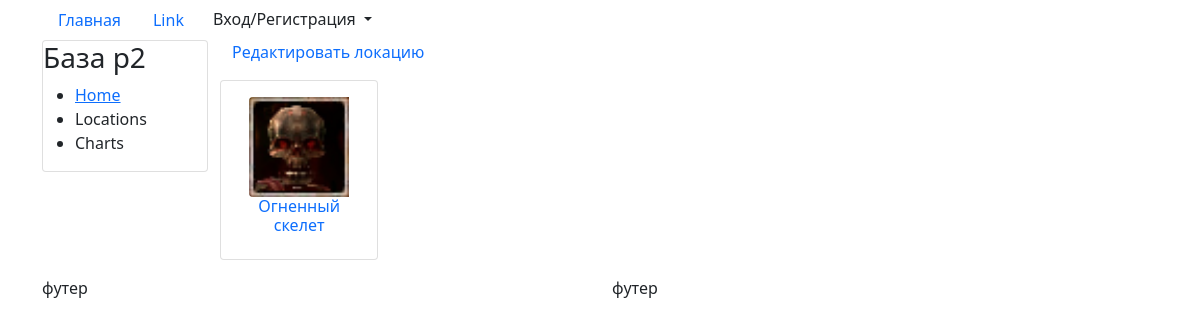
/location/fire_tower/, run on the app's committed database.
### items/models.py (models this page shows, shortened)
class Monster(models.Model):
    name = models.CharField(verbose_name="Название", max_length=150)
    description = models.TextField("Описание", null=True, blank=True)
    monster_img = models.FileField("Изображение",
                                   upload_to="media/monsters",
                                   default=DEFAULT_IMG)
    url = models.SlugField("Ссылка", max_length=250, unique=True)
    locations = models.ManyToManyField(Location,
                                       verbose_name="Локация",
                                       related_name="monsters_in_location")
    user = models.ForeignKey(User, on_delete=models.CASCADE)
    class Meta:
        verbose_name = "Монстр"
        verbose_name_plural = "Монстры"

### items/views.py (the view)
class MonstersInLocation(ListView):
    model = Monster
    template_name = 'items/location_detail.html'
    context_object_name = 'monsters'
    def get_context_data(self, **kwargs):
        context = super().get_context_data(**kwargs)
        context['title'] = Location.objects.get(url=self.kwargs['slug'])
        return context
    def get_queryset(self):
        slug = Location.objects.get(url=self.kwargs['slug'])
        if slug:
            return Monster.objects.filter(locations=slug)

### items/models.py (called while the page is built)
    def __str__(self):
        return self.title

### items/templates/items/location_detail.html (shortened to what this page needs)
{% extends 'base.html' %}
{% load static %}
{% block content %}
    <a href="view/" class="text-decoration-none"> Редактировать локацию </a>
    <div class="col-md-12">
        <div class="row">
            {% for monster in monsters %}
                <div class="card col-md-2 p-0 mb-3 mt-3">
                    <div class="card-body text-center">
                        <img src="{{ monster.monster_img.url }}" alt="image" class="img-fluid rounded-start" width="100px" height="150px"/>
                        {% for location in monster.locations.all %}
                            <h6 class="card-title">
                                <a href="/monster/{{ monster.url }}/" class="text-decoration-none"> {{ monster.name }} </a>
                            </h6>
                        {% endfor %}
                    </div>
                </div>
            {% endfor %}
        </div>
    </div>
{% endblock content %}

### data on the page
Monster: monster_img (picture), name "Огненный скелет"
